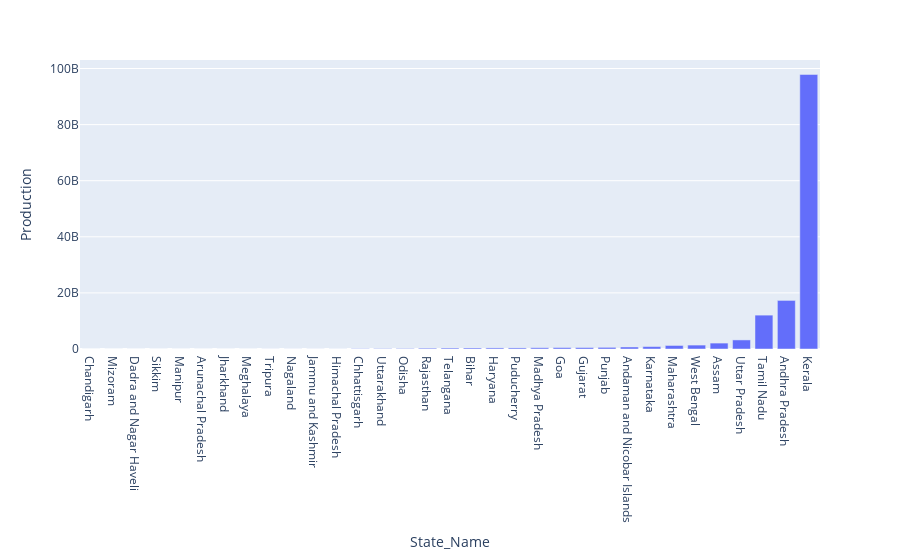

Notebook cell for this chart:
### Markdown cell above
## Overall Production by State

### Code cell
# State wise production:
pro = df.groupby(by = 'State_Name')['Production'].sum().reset_index().sort_values(by = 'Production')
px.bar(pro, 'State_Name','Production')

### Figure 1 — Plotly figure (JSON) as saved in the notebook; plotly's stock layout.template omitted (floating-point values rounded to 4 significant figures)
{"data": [{"alignmentgroup": "True", "hovertemplate": "State_Name=%{x}<br>Production=%{y}<extra></extra>", "legendgroup": "", "marker": {"color": "#636efa", "pattern": {"shape": ""}}, "name": "", "offsetgroup": "", "orientation": "v", "showlegend": false, "textposition": "auto", "type": "bar", "x": ["Chandigarh", "Mizoram", "Dadra and Nagar Haveli", "Sikkim", "Manipur", "Arunachal Pradesh", "Jharkhand", "Meghalaya", "Tripura", "Nagaland", "Jammu and Kashmir ", "Himachal Pradesh", "Chhattisgarh", "Uttarakhand", "Odisha", "Rajasthan", "Telangana ", "Bihar", "Haryana", "Puducherry", "Madhya Pradesh", "Goa", "Gujarat", "Punjab", "Andaman and Nicobar Islands", "Karnataka", "Maharashtra", "West Bengal", "Assam", "Uttar Pradesh", "Tamil Nadu", "Andhra Pradesh", "Kerala"], "xaxis": "x", "y": [63960.0, 1662000.0, 1847871, 2435735, 5230917, 6824000.0, 10780000.0, 12112496, 12522917, 12765950, 13290000.0, 17810000.0, 101000000.0, 132177355, 160900000.0, 281300000.0, 335147930, 366500000.0, 381273890, 384724502, 448800000.0, 505800000.0, 524291337, 586385001, 718200000.0, 863400000.0, 1264000000.0, 1398000000.0, 2111751759, 3234000000.0, 12080000000.0, 17324590296, 97880000000.0], "yaxis": "y"}], "layout": {"barmode": "relative", "legend": {"tracegroupgap": 0}, "margin": {"t": 60}, "xaxis": {"anchor": "y", "domain": [0, 1], "title": {"text": "State_Name"}}, "yaxis": {"anchor": "x", "domain": [0, 1], "title": {"text": "Production"}}}}
